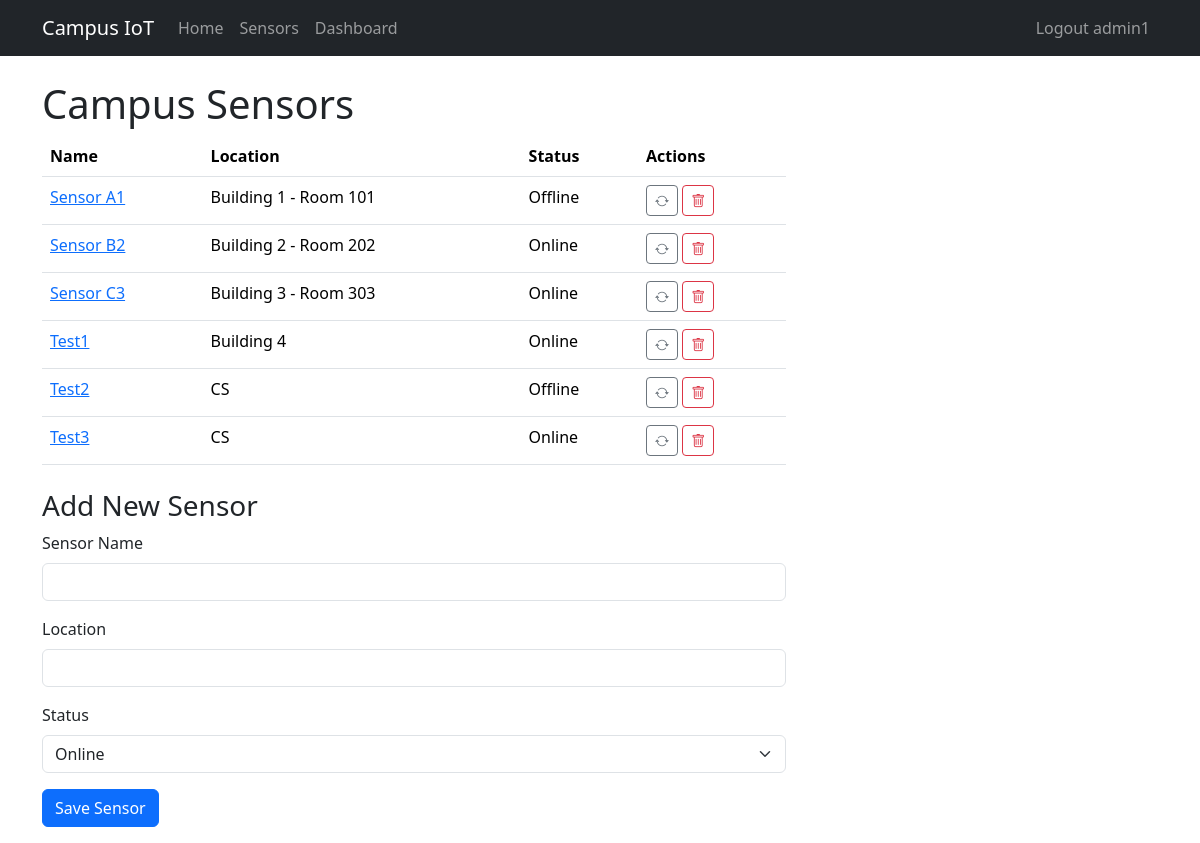
Page /sensors (signed in) on the earlier database version.
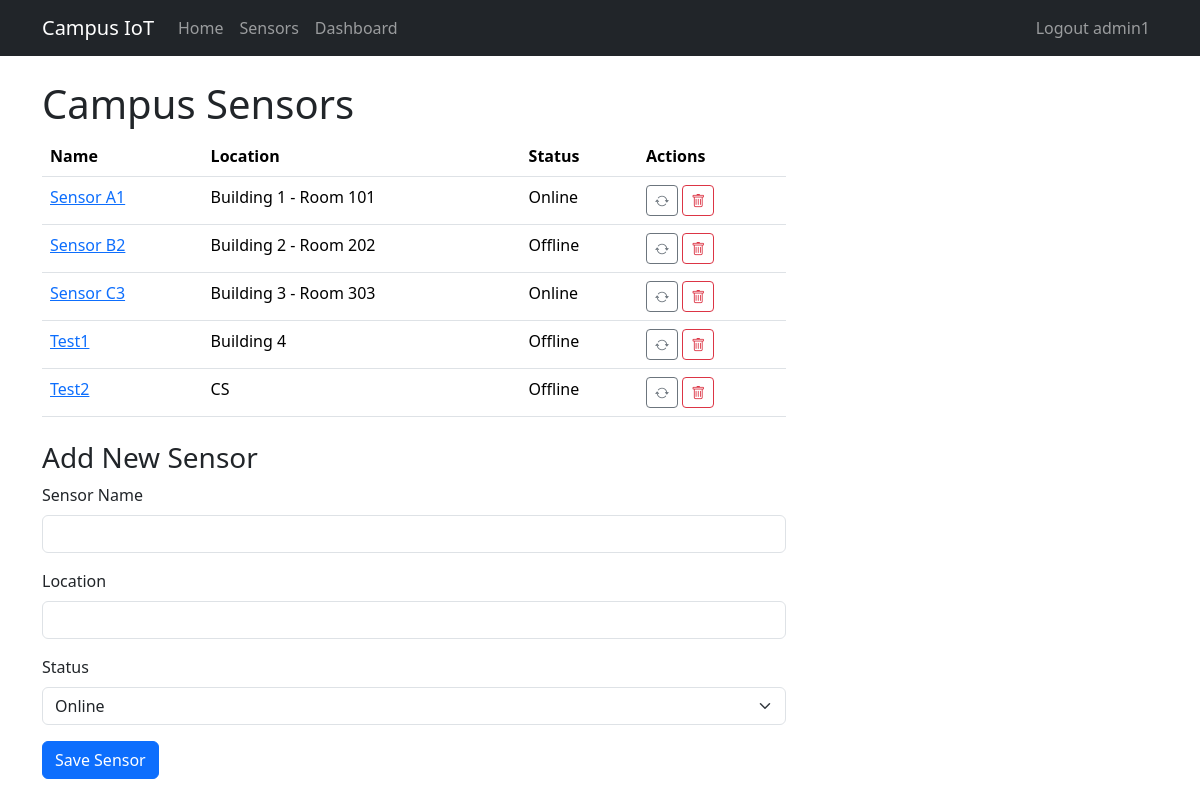
Same page on the later database version.
### app/models.py (models this page shows, shortened)
class User(UserMixin, db.Model):
    __tablename__ = 'users'
    id = db.Column(db.Integer, primary_key=True)
    username = db.Column(db.String(64), unique=True, nullable=False)
    email = db.Column(db.String(120), unique=True, nullable=False)
    password_hash = db.Column(db.String(128), nullable=False)
    role = db.Column(db.String(20), nullable=False)
    __mapper_args__ = {
        'polymorphic_on': role,
        'polymorphic_identity': 'user'
    }
    feedbacks = db.relationship('Feedback', backref='user', cascade='all, delete-orphan')

class Sensor(db.Model):
    __tablename__ = 'sensors'
    id = db.Column(db.Integer, primary_key=True)
    name = db.Column(db.String(64), nullable=False)
    location = db.Column(db.String(128), nullable=False)
    status = db.Column(db.String(20), nullable=False)
    calibrations = db.relationship('Calibration', backref='sensor', cascade='all, delete-orphan')
    feedbacks = db.relationship('Feedback', backref='sensor', cascade='all, delete-orphan')

### app/views.py (the view, shortened to what this page needs)
@bp.route('/sensors', methods=['GET', 'POST'], endpoint='sensors')
@login_required
def sensors():
    if current_user.role != 'admin':
        abort(403)
    sensor_form = SensorForm()
    action_form = ActionForm()
    all_sensors = db.session.scalars(db.select(Sensor)).all()
    return render_template(
        'sensor_list.html',
        title='Sensors',
        sensors=all_sensors,
        sensor_form=sensor_form,
        action_form=action_form
    )

### app/forms.py
class SensorForm(FlaskForm):
    name = StringField(
        'Sensor Name',
        validators=[DataRequired(), Length(max=64)]
    )
    location = StringField(
        'Location',
        validators=[DataRequired(), Length(max=128)]
    )
    status = SelectField(
        'Status',
        choices=[('online','Online'), ('offline','Offline')],
        validators=[DataRequired()]
    )
    submit = SubmitField('Save Sensor')

class ActionForm(FlaskForm):
    class Meta:
        csrf = False
    record_id = HiddenField(validators=[DataRequired()])
    submit = SubmitField('Go')

### app/models.py (called while the page is built)
@login.user_loader
def load_user(user_id: str):
    return User.query.get(int(user_id))

### app/templates/sensor_list.html (shortened to what this page needs)
{% extends "base.html" %}
{% block content %}
  <h1 class="mt-4">Campus Sensors</h1>
  <div class="col-lg-8">
    <table class="table">
      <thead>
        <tr>
          <th>Name</th>
          <th>Location</th>
          <th>Status</th>
          <th>Actions</th>
        </tr>
      </thead>
      <tbody>
        {% for sensor in sensors %}
        <tr>
          <td>
            <a href="{{ url_for('main.sensor_detail', id=sensor.id) }}">
              {{ sensor.name }}
            </a>
          </td>
          <td>{{ sensor.location }}</td>
          <td>{{ sensor.status.capitalize() }}</td>
          <td>
            <form action="{{ url_for('main.toggle_sensor_status') }}"
                  method="post"
                  style="display:inline">
              <button class="btn btn-sm btn-outline-secondary" type="submit"
                      title="Toggle Status">
                <i class="bi bi-arrow-repeat"></i>
              </button>
            </form>
            <form action="{{ url_for('main.remove_sensor') }}"
                  method="post"
                  style="display:inline">
              <button class="btn btn-sm btn-outline-danger" type="submit">
                <i class="bi bi-trash"></i>
              </button>
            </form>
          </td>
        </tr>
        {% endfor %}
      </tbody>
    </table>
    <h3 class="mt-4">Add New Sensor</h3>
    {% import "bootstrap_wtf.html" as wtf %}
    {{ wtf.quick_form(sensor_form) }}
  </div>
{% endblock %}

### app/templates/base.html (shortened to what this page needs)
<!doctype html>
<html lang="en">
<head>
  <link
    href="https://cdn.jsdelivr.net/npm/bootstrap@5.3.3/dist/css/bootstrap.min.css"
    rel="stylesheet"
>
  <link
    rel="stylesheet"
    href="https://cdn.jsdelivr.net/npm/bootstrap-icons@1.11.3/font/bootstrap-icons.min.css">
</head>
<body>
<nav class="navbar navbar-expand-sm bg-dark" data-bs-theme="dark">
  <div class="container">
    <a class="navbar-brand" href="{{ url_for('main.home') }}">Campus IoT</a>
    <div class="collapse navbar-collapse" id="navbarSupportedContent">
      <ul class="navbar-nav me-auto mb-2 mb-lg-0">
        <li class="nav-item">
          <a class="nav-link" href="{{ url_for('main.home') }}">Home</a>
        </li>
        {% if not current_user.is_anonymous %}
          {% if current_user.role == 'admin' %}
            <li class="nav-item">
              <a class="nav-link" href="{{ url_for('main.sensors') }}">Sensors</a>
            </li>
            <li class="nav-item">
              <a class="nav-link" href="{{ url_for('main.admin_dashboard') }}">Dashboard</a>
            </li>
          {% elif current_user.role == 'student' %}
            <li class="nav-item">
              <a class="nav-link" href="{{ url_for('main.student_dashboard') }}">Feedback</a>
            </li>
          {% endif %}
        {% endif %}
      </ul>
      <ul class="navbar-nav mb-2 mb-lg-0">
        {% if current_user.is_anonymous %}
          <li class="nav-item">
            <a class="nav-link" href="{{ url_for('main.login') }}">Login</a>
          </li>
        {% else %}
          <li class="nav-item">
            <a class="nav-link" href="{{ url_for('main.logout') }}">
              Logout {{ current_user.username }}
            </a>
          </li>
        {% endif %}
      </ul>
    </div>
  </div>
</nav>
<div class="container mt-4">
  {% block content %}{% endblock %}
</div>
</body>
</html>

### app/templates/bootstrap_wtf.html (shortened to what this page needs)
{% macro form_field(field, autofocus) %}
  {%- if field.type == 'BooleanField' %}
  <div class="form-check mb-3">
    {{ field(class='form-check-input') }}
    {{ field.label(class='form-check-label') }}
  </div>
  {%- elif field.type == 'SelectField' %}
    {{ field.label(class='form-label') }}
    {{ field(class='form-select mb-3' + (' is-invalid' if field.errors else '')) }}
  {%- elif field.type == 'SubmitField' %}
  {{ field(class='btn btn-primary mb-3') }}
  {%- else %}
  <div class="mb-3">
    {{ field.label(class='form-label') }}
    {% if autofocus %}
      {{ field(class='form-control' + (' is-invalid' if field.errors else ''), autofocus=True) }}
    {% else %}
      {{ field(class='form-control' + (' is-invalid' if field.errors else '')) }}
    {% endif %}
  </div>
  {%- endif %}
{% endmacro %}
{% macro quick_form(form, action="", method="post", id="", novalidate=False, autofocus=False) %}
<form
  {%- if action != None %} action="{{ action }}"{% endif -%}
  {%- if method %} method="{{ method }}"{% endif %}
  {%- if novalidate %} novalidate{% endif -%}>
  {% set ns = namespace(first_field=autofocus) %}
  {%- for field in form %}
    {% if field.widget.input_type is undefined or field.widget.input_type != 'hidden' -%}
      {{ form_field(field, ns.first_field) }}
      {% set ns.first_field = false %}
    {%- endif %}
  {%- endfor %}
</form>
{% endmacro %}

Differences in the rows shown:
removed Sensor: name "Test3", location "CS", status "Online"
changed Sensor "Sensor A1": status "Offline" → "Online"
changed Sensor "Sensor B2": status "Online" → "Offline"
changed Sensor "Test1": status "Online" → "Offline"
